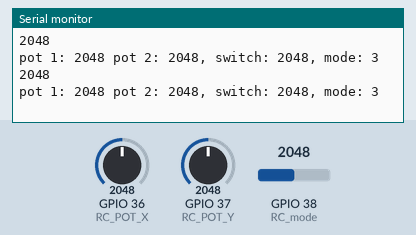
The program below on a simulated ESP32. Shown: the last lines printed to the serial monitor. Inputs (shaded band) come from the test bench; at power-on: GPIO 36 (RC_POT_X) = 2048, GPIO 37 (RC_POT_Y) = 2048, GPIO 38 (RC_mode) = 2048.

Above: at 3.8 s.
3.9 s: GPIO 36 (RC_POT_X) set to 1960
At 6.6 s:
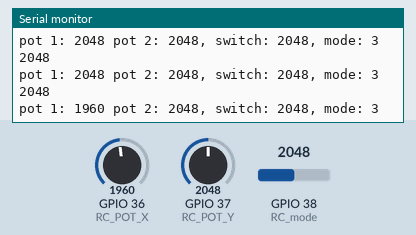
7.8 s: GPIO 37 (RC_POT_Y) set to 1960
At 10.1 s:
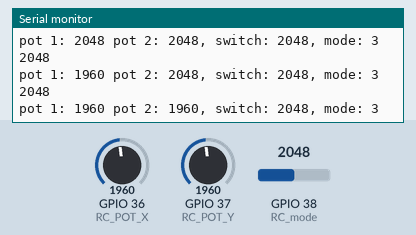
11.7 s: GPIO 38 (RC_mode) set to 1960
At 12.4 s:
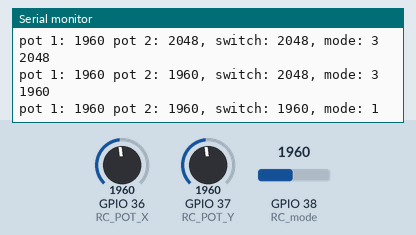
15.6 s: GPIO 36 (RC_POT_X) set to 2040
At 19.2 s:
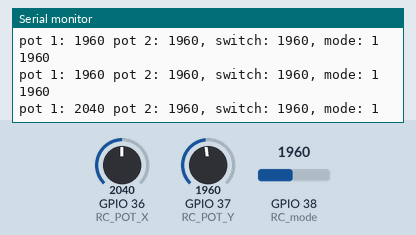
19.5 s: GPIO 37 (RC_POT_Y) set to 2040
At 21.7 s:
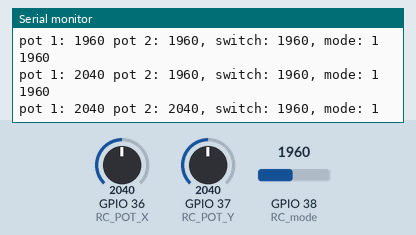
23.4 s: GPIO 38 (RC_mode) set to 2040
At 25.2 s:
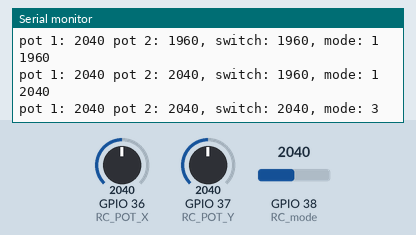
Timing chart, 0 to 26.7 s (numbered marks = the images above; inputs shaded):
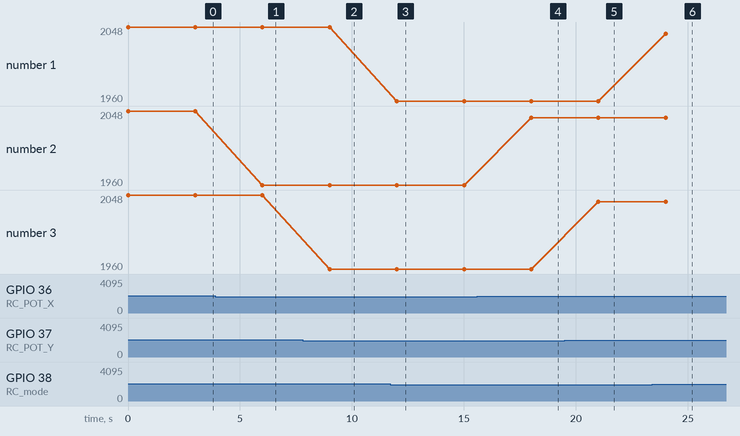

Measured:
- after the input at 3.9 s, the serial monitor: prints a new line after 2.1 s (image 1)
- after the input at 7.8 s, the serial monitor: prints a new line after 1.2 s (image 2)
- after the input at 11.7 s, the serial monitor: prints a new line after 0.30 s (image 3)
- after the input at 15.6 s, the serial monitor: prints a new line after 2.4 s (image 4)
- after the input at 19.5 s, the serial monitor: prints a new line after 1.5 s (image 5)
- after the input at 23.4 s, the serial monitor: prints a new line after 0.61 s (image 6)
- plotted number 2: 2048 → 1960 after the input at 3.9 s, 1960 → 2040 after the input at 15.6 s

The program:

main.cpp
```cpp
#include <Arduino.h>

/*
 * ref: https://esp32io.com/tutorials/esp32-potentiometer
 * This program reads three inputs and prints out the results.  The inputs are associated with
 * 2 potentiometers and a toggle switch.  The toggle switch has been fitted with 2 resistors in order
 * to provide 3 modes/states (down, middle, up)
 */
//Sensor Pin definitions
#define RC_POT_X 36
#define RC_POT_Y 37
#define RC_mode 38
/*
float floatMap(float x, float in_min, float in_max, float out_min, float out_max) {
  return (x - in_min) * (out_max - out_min) / (in_max - in_min) + out_min;
}
*/

// the setup routine runs once when you press reset:

int check_mode(int mode_value){
  Serial.println(mode_value);
  int mode = 0;
  if (mode_value > 3000) {
    mode = 2; //middle
    }
    else if (mode_value < 2000) {
      mode = 1;  // up
      }
      else {
        mode = 3;
        }  // down
  return mode;
}

void setup() {
  Serial.begin(115200);    // initialize serial communication at 115200 bits per second:
  pinMode(RC_POT_X, INPUT);
  pinMode(RC_POT_Y, INPUT);
  pinMode(RC_mode, INPUT);

}
void loop() {
  // read the input on analog pin pins:
  int steering_val = analogRead(RC_POT_X);
  int throttle_val = analogRead(RC_POT_Y);
  int mode_switch_value = analogRead(RC_mode);
  String switch_mode;
  switch_mode = check_mode(mode_switch_value);
  //float voltage = floatMap(steering_val, 0, 4095, 0, 5);   // Rescale to potentiometer's voltage (from 0V to 5V):
  Serial.print("pot 1: ");    // print out the value you read:
  Serial.print(steering_val);
  Serial.print(" pot 2: ");
  Serial.print(throttle_val);
  Serial.print(", switch: ");
  Serial.print(mode_switch_value);
  Serial.print(", mode: ");
  Serial.println(switch_mode);
  delay(3000);
}
```
